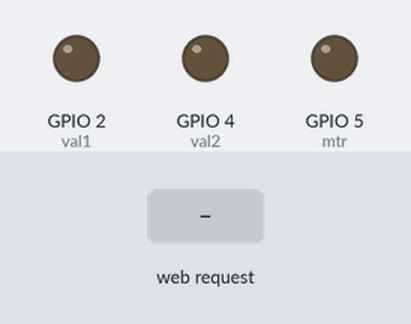
Bench run of a sketch on a simulated ESP32. On the bench: output pins drawn as LEDs (lit = HIGH). The inputs (shaded band) are chosen by the test bench. WiFi joins after 1.5 s; servers stay silent unless stated; what the sketch prints to the serial monitor is not drawn.

Above: at 2.7 s.
2.8 s: HTTP request GET /H received
At 4.1 s:
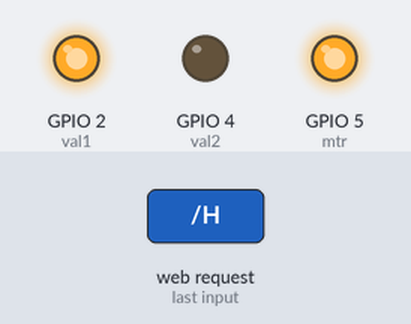
At 9.8 s:
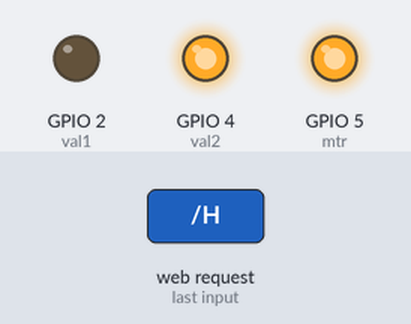
Timing chart, 0 to 16.4 s (numbered marks = the images above; inputs shaded):
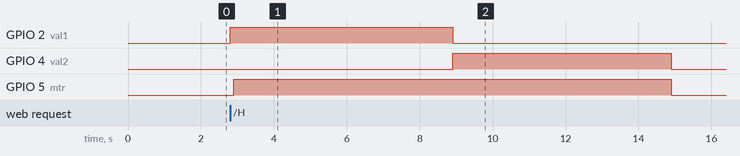

Measured:
- after the input at 2.8 s, GPIO 2 (val1): LOW → HIGH at once, → LOW 6.1 s later; GPIO 4 (val2): LOW → HIGH after 6.1 s, → LOW 6.0 s later; GPIO 5 (mtr): LOW → HIGH after 0.10 s, → LOW 12.0 s later

The sketch:

sketch_F.ino
```cpp
#include <WiFi.h>

const char* ssid = "realme 7";
const char* password = "_sujith_";

WiFiServer server(80);
int val1 = 2;
int val2 = 4;
int mtr = 5;

void setup() {
    Serial.begin(115200);
    pinMode(val1, OUTPUT);
    pinMode(val2, OUTPUT);
    pinMode(mtr,OUTPUT);
    delay(10);

    Serial.println();
    Serial.println();
    Serial.print("Connecting to ");
    Serial.println(ssid);

    WiFi.begin(ssid, password);

    while (WiFi.status() != WL_CONNECTED) {
        delay(500);
        Serial.print(".");
    }

    Serial.println("");
    Serial.println("WiFi connected.");
    Serial.println("IP address: ");
    Serial.println(WiFi.localIP());

    server.begin();
}

void loop() {

    WiFiClient client = server.available();

    if (client) {
        Serial.println("New Client.");
        String currentLine = "";

        while (client.connected()) {
            if (client.available()) {
                char c = client.read();
                Serial.write(c);
                if (c == '\n') {
                    if (currentLine.length() == 0) {
                        client.println("HTTP/1.1 200 OK");
                        client.println("Content-type:text/html");
                        client.println();
                        client.println("<!DOCTYPE HTML>");
                        client.println("<html>");
                        client.println("<head><title>Water Control</title>");
                        client.println("<meta charset='UTF-8'><meta name='viewport' content='width=device-width, initial-scale=1.0'>");
                        client.println("<style>");
                        client.println("body { font-family: Arial, sans-serif; text-align: center; background-color: #a2bec2;}");
                        client.println("button { width :300px; height:100px ; margin-top:100px; background-color:#9aac0d; box-shadow:5px 5px 10px #00000026; font-size: 50px;}");
                        client.println("h1 { font-size: 50px; color: black;margin-top:100px;}");
                        client.println("a { text-decoration: none; color: #007bff; }");
                        client.println("</style>");
                        client.println("</head>");
                        client.println("<body>");
                        client.println("<h1>AgriWater</h1>");
                        client.println("<a href=\"/H\"><button onclick='showMotorStatus()'> ON </button> </a><br>");
                        client.println("<script>function showMotorStatus() { alert('The motor is on'); } </script>");
                        client.println("</body>");
                        client.println("</html>");
                        break;
                    } else {
                        currentLine = "";
                    }
                } else if (c != '\r') {
                    currentLine += c;
                }
                if (currentLine.endsWith("GET /H")) {
                    digitalWrite(val2,LOW);
                    digitalWrite(val1, HIGH);
                    delay(100);
                    digitalWrite(mtr, HIGH);
                    delay(6000);
                    digitalWrite(val1,LOW);
                    digitalWrite(val2,HIGH);
                    delay(6000);
                    digitalWrite(mtr, LOW);
                    digitalWrite(val2, LOW);
                     }
                }

        }
       client.stop();
        Serial.println("Client Disconnected.");

    }
}
```
